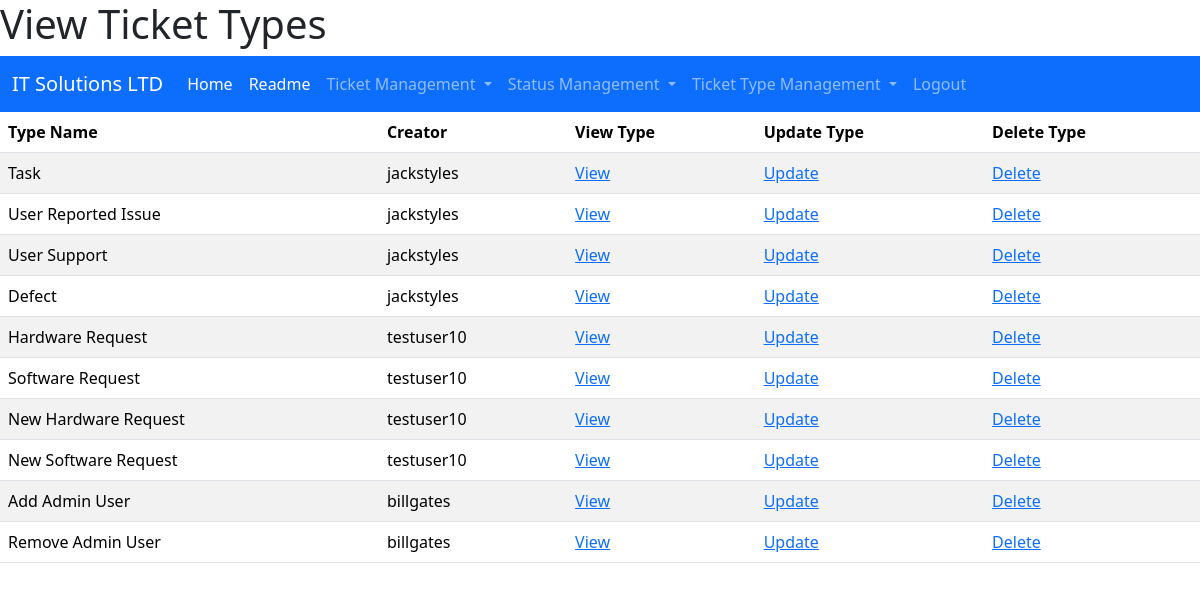
Screenshot of /view_types/ (signed in) with the database file from the repository.
### myapp/models.py (models this page shows, shortened)
class TicketType(models.Model):
    type_name = models.CharField(max_length=20, null=False, primary_key=True)
    type_description = models.CharField(max_length=100, blank=True, null=True)
    reporter_id = models.PositiveIntegerField(null=False, default=0)

### myapp/views.py (the view)
# urls.py: path("view_types/", views.ViewTypes, name="View Types"),
@login_required(login_url="/login")
def ViewTypes(request):
    items = []
    for ticket_type in TicketType.objects.all():
        try:
            reporter = User.objects.get(id=ticket_type.reporter_id).username
        except:
            reporter = "None"
        can_update = can_user_update(request, ticket_type)
        items.append(
            {"ticket_type": ticket_type, "reporter": reporter, "can_update": can_update}
        )
    return render(request, "myapp/display_types.html", {"items": items})

### myapp/views.py (called while the page is built)
def can_user_update(request, object) -> bool:
    return request.user.id == object.reporter_id or request.user.is_superuser

### myapp/templates/myapp/display_types.html (shortened to what this page needs)
{% extends "myapp/base.html" %}
{% block title %}
<h1>View Ticket Types</h1>
{% endblock %}
{% block content %}
    <table class="table table-striped">
        <thead>
            <tr>
                <th>Type Name</th>
                <th>Creator</th>
                <th>View Type</th>
                <th>Update Type</th>
                {% if user.is_superuser %}
                <th> Delete Type</th>
                {% endif %}
            </tr>
        </thead>
        <tbody>
            {% for item in items %}
                <tr scope="row">
                    <td> {{item.ticket_type.type_name}} </td>
                    <td> {{item.reporter}} </td>
                    <td> <a href="/view_type/{{item.ticket_type.type_name}}"> View </a> </td>
                    {% if item.can_update %}
                    <td> <a href="/update_type/{{item.ticket_type.type_name}}"> Update </a> </td>
                    {% else %}
                    <td>Cannot Update</td>
                    {% endif %}
                    {% if user.is_superuser %}
                    <td> <a href="/delete_type/{{item.ticket_type.type_name}}"> Delete </a> </td>
                    {% endif %}
                </tr>
            {% endfor %}
        </tbody>
    </table>
{% endblock %}

### rows the page displays
TicketType: ticket_type.type_name "Task", reporter "jackstyles"
TicketType: ticket_type.type_name "User Reported Issue", reporter "jackstyles"
TicketType: ticket_type.type_name "User Support", reporter "jackstyles"
TicketType: ticket_type.type_name "Defect", reporter "jackstyles"
TicketType: ticket_type.type_name "Hardware Request", reporter "testuser10"
TicketType: ticket_type.type_name "Software Request", reporter "testuser10"
TicketType: ticket_type.type_name "New Hardware Request", reporter "testuser10"
TicketType: ticket_type.type_name "New Software Request", reporter "testuser10"
TicketType: ticket_type.type_name "Add Admin User", reporter "billgates"
TicketType: ticket_type.type_name "Remove Admin User", reporter "billgates"
